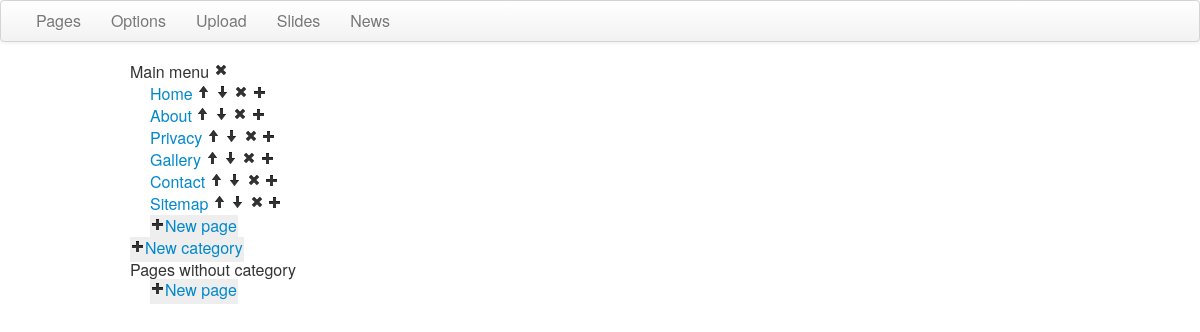
The app's page /CMS/page/index (signed in) with its own data.
### tables this page shows
CREATE TABLE `category` (
  `id` int(11) NOT NULL AUTO_INCREMENT,
  `title` varchar(50) NOT NULL,
  `name` varchar(50) NOT NULL,
  PRIMARY KEY (`id`)
);

CREATE TABLE `category_page` (
  `category` int(11) NOT NULL,
  `page` int(11) NOT NULL,
  `position` int(11) NOT NULL,
  PRIMARY KEY (`category`,`page`),
  KEY `page` (`page`),
  CONSTRAINT `category_page_ibfk_1` FOREIGN KEY (`category`) REFERENCES `category` (`id`) ON DELETE CASCADE ON UPDATE CASCADE,
  CONSTRAINT `category_page_ibfk_2` FOREIGN KEY (`page`) REFERENCES `page` (`id`) ON DELETE CASCADE ON UPDATE CASCADE
);

CREATE TABLE `page` (
  `id` int(11) NOT NULL AUTO_INCREMENT,
  `title` varchar(100) NOT NULL,
  `name` varchar(100) NOT NULL,
  `content` text NOT NULL,
  `description` varchar(200) NOT NULL,
  `keywords` varchar(200) NOT NULL,
  `module` int(11) NOT NULL,
  `date` timestamp NOT NULL DEFAULT CURRENT_TIMESTAMP ON UPDATE CURRENT_TIMESTAMP,
  PRIMARY KEY (`id`)
);

### CMS/controllers/BaseController.php (called while the page is built, shortened)
<?php
    class BaseController {
        private $_action = "";
        protected $template_dir = "views/";
        protected $vars = array();
        public function __construct($action, $urlValues) {
            $this->_action = $action;
        }
        public function executeAction() {
            return $this->{$this->_action}();
        }
        public function render($view_file) {
            self::render_view("template.php");
        }
        public function render_view($view_file) {
            require_once(CMS_PATH . $this->template_dir . $view_file);
        }
        public function __set($name, $value) {
            $this->vars[$name] = $value;
        }
        public function __get($name) {
            return $this->vars[$name];
        }
    }

### CMS/controllers/PageController.php (called while the page is built, shortened)
<?php
class PageController extends BaseController {
    public function index() {
        $this->categories = CategoryModel::selectCategoriesAndPages();
        $this->render("page/index.php");
    }
}

### CMS/core/config.php (called while the page is built, shortened)
<?php
    require_once(CMS_PATH . "database/Database.php");
    function autoLoader($class) {
        $matches = array();
        preg_match("/[A-Z][a-z]+$/", $class, $matches);
        $directory = strtolower($matches[0]) . "s";
        $filePath = CMS_PATH . "/" . $directory . "/" . $class . ".php";
        return false;
    }

### CMS/database/Database.php (called while the page is built, shortened)
<?php
	class Database {
		private static function initConnection() {
			try {
				$dbh = new PDO('mysql:host=localhost;dbname=' . MYSQLDATABASE,
					MYSQLUSER, MYSQLPASSWORD, array(PDO::ATTR_PERSISTENT => true,
                        PDO::ATTR_ERRMODE => PDO::ERRMODE_WARNING));
			} catch(PDOException $e) {
				echo $e->getMessage();
			}
			return $dbh;
		}
		public static function selectAllElements($table, $order = null) {
			$query = "SELECT * FROM " . $table;
			$result = self::executeQuery($query);
			return $result->fetchAll(PDO::FETCH_ASSOC);
		}
        public static function selectElemetsWithJoin(array $tableLeft, array $tableRight, array $conditions = null, $order = NULL) {
                $query = "SELECT * FROM " . $tableLeft["table"] . " JOIN " . $tableRight["table"] . " ON ";
                $query .= $tableLeft["key"] . " = " . $tableRight["key"];
                if ($conditions) {
                    $query .= " WHERE ";
                    $query .= self::keysToString($conditions, " AND ", "= :", "_condition ", true);
                }
                if ($order) {
                    $query .= " ORDER BY " . $order;
                }
                $result = self::executeQuery($query, self::createParametersArray(null, $conditions));
                return $result->fetchAll(PDO::FETCH_ASSOC);
        }
		private static function createParametersArray($elementData, $conditions = null) {
			$parameters = array();
			if($conditions) {
				foreach($conditions as $key => $value) {
					$value = preg_replace("/^!/", "", $value);
					$parameters[str_replace(".", "_", $key) . "_condition"] = $value;
				}
			}
			return $parameters;
		}
		private static function executeQuery($query, $parameters = null, &$dbh = NULL) {
		    $dbh = self::initConnection();
			$sth = $dbh->prepare($query);
			if($parameters) {
				$parametersKeys = array_keys($parameters);
				foreach($parametersKeys as $key) {
					$sth->bindParam(":" . $key, $parameters[$key]);
				}
			}
            $sth->execute();
			return $sth;
		}
		private static function keysToString($array,  $additionWord = "", $prefix = "", $suffix = "", $keyInFront = false) {
			$arrayKeys = array_keys($array);
			$lastArrayKey = end($arrayKeys);
			$string = "";
			foreach ($arrayKeys as $key) {
				if($keyInFront) {
					$string .= $key;
				}
				(preg_match("/^!/", $array[$key])) ? $prefix = "!" . $prefix : NULL;
				$string .= " " . $prefix . str_replace(".", "_", $key) . $suffix;
			}
			return $string;
		}
    }

### CMS/models/CategoryModel.php (called while the page is built, shortened)
<?php
    class CategoryModel extends BaseModel {
        private static $table = "category";
        public static function selectAllCategories() {
            return Database::selectAllElements(self::$table);
        }
        public static function selectCategoriesAndPages() {
            $categories = self::selectAllCategories();
            $categoriesWithName = array();
            foreach ($categories as $category) {
                $name = $category["name"];
                $categoriesWithName[$name] = $category;
                $pages = PageModel::selectPagesFromCategory($category["id"]);
                $categoriesWithName[$name]["pages"] = $pages;
            }
            return $categoriesWithName;
        }
    }

### CMS/models/PageModel.php (called while the page is built, shortened)
<?php
    class PageModel extends BasePageModel {
        public static function selectPagesFromCategory($category) {
            $pageTable = array("table" => "page", "key" => "id");
            $categoryPageTable = array("table" => "category_page", "key" => "page");
            $pages = Database::selectElemetsWithJoin($pageTable, $categoryPageTable, array("category" => $category), "position");
            $pagesWithSubpages = array();
            foreach ($pages as $page) {
                $page["subpages"] = PageModel::selectSubpages($page["id"]);
                $page["moduleName"] = BasePageModel::selectModuleName($page["module"]);
                $pagesWithSubpages[] = $page;
            }
            return $pagesWithSubpages;
        }
    }

### CMS/views/page/index.php (the view, shortened to what this page needs)
<ul id="categories" class="unstyled">
    <?php foreach ($this->categories as $category): ?>
        <li>
            <?=$category["title"]?>
            <a href="<?=ABSOLUTE_PATH?>category/delete/<?=$category["id"]?>"><i class="icon-remove"></i></a>
        </li>
        <ul class="category unstyled">
            <?php foreach ($category["pages"] as $page): ?>
            <li>
                <a href="<?=ABSOLUTE_PATH?><?=$page["moduleName"]?>/show/<?=$page["id"]?>"><?=$page["title"]?></a>
                <a href="<?=ABSOLUTE_PATH?>page/up/<?=$page["id"]?>/<?=$category["id"]?>"><i class="icon-arrow-up"></i></a>
                <a href="<?=ABSOLUTE_PATH?>page/down/<?=$page["id"]?>/<?=$category["id"]?>"><i class="icon-arrow-down"></i></a>
                <a href="<?=ABSOLUTE_PATH?>page/delete/<?=$page["id"]?>/<?=$category["id"]?>"><i class="icon-remove"></i></a>
                <a href="<?=ABSOLUTE_PATH?>subpage/create/<?=$page["id"]?>"><i class="icon-plus"></i></a>
            </li>
            <?php endforeach ?>
            <li class="create"><i class="icon-plus"></i><a href="<?=ABSOLUTE_PATH?>page/create/<?=$category["id"]?>"><?=_("New page")?></a></li>
        </ul>
    <?php endforeach ?>
    <li class="create"><i class="icon-plus"></i><a href="<?=ABSOLUTE_PATH?>category/create"><?=_("New category")?></a></li>
</ul>
<?=_("Pages without category")?>
<ul class="category unstyled">
    <li class="create"><i class="icon-plus"></i><a href="<?=ABSOLUTE_PATH?>page/create"><?=_("New page")?></a></li>
</ul>

### CMS/views/style/css/main.css (style rules this page uses)
.create { display: inline; background-color: #EEE; padding: 1px; }
.category li { margin-left: 20px; }

### records on screen
category: title "Main menu"
category_page: page.title "Home"
category_page: page.title "About"
category_page: page.title "Privacy"
category_page: page.title "Gallery"
category_page: page.title "Contact"
category_page: page.title "Sitemap"

### other values on screen
_("Options") "Options"
_("Upload") "Upload"
_("Slides") "Slides"
_("News") "News"
_("New category") "New category"
_("Pages without category") "Pages without category"
_("New page") "New page"
